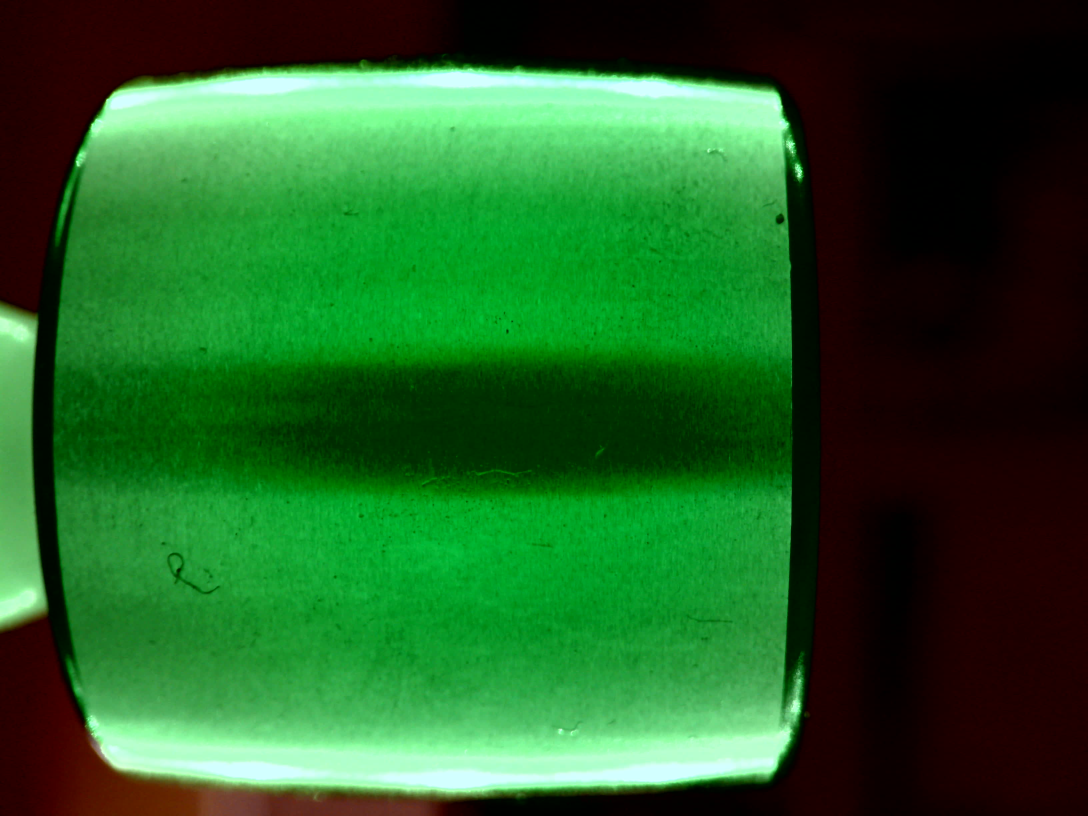
#> input picture cam/d01.jpg, 3264 x 2448 px, found by its file name (shown at 1/3 size)
$ jupyter execute --allow-errors interactive_scraches_cam.ipynb
#> lines starting #> are read from the running program, lines starting #| are printed output that depends on the picture; after the words box and inside, x2 and y2 are one past the last pixel; in counts of white or black regions, pixels touching at a corner belong together
### lib/image_lib.py
import sys
import os
import numpy as np
import matplotlib.pyplot as plt
from PIL import Image


def load_img(filename, size=(512, 512), color=False, array=True):

    """Load and return an image-object from the standard path."""
#> called with filename = 'd01.jpg', size = (400, 300), color = False, array = True
    path = os.getcwd()
    test_images_path = '/home/tintin/rongheng/cv/test_images/'
    os.chdir(test_images_path)
    try:
        img = Image.open(filename)
#> img is the input picture: PIL image 3264x2448 RGB; mean R, G, B 35.2, 95.7, 38.4
    except FileNotFoundError:
        print("Error: Image", filename ,"not found")
        sys.exit(1)
    # Back to original path
    os.chdir(path)

    height, width = size
    img.thumbnail((width, height))
#> img: PIL image 300x225 RGB

    if not color:
        # convert to grayscale
        img = img.convert('L')
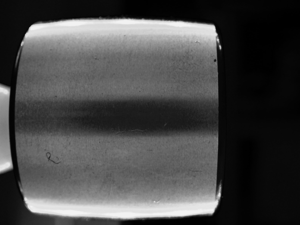
#> img: PIL image 300x225 L; min 0, max 243, mean 71.1

    if array:
        # return as np.array
        img_array = np.array(img)
        return img_array
    else:
        # return as Pillow.Image
        return img


# [47 lines left out: functions save_img, img_list, resize_img, show_hist, eq_hist, not called in this run]


def show_img(*images, size=(10, 10), color="", vmin=0, vmax=255):
    """Display one or multiple images given as an np.array."""
#> called with size = (10, 10), color = 'bw', vmin = 0, vmax = 255
    image = (i for i in images)
    rows = int(np.round(np.sqrt(len(images))))
    columns = int(np.ceil(np.sqrt(len(images))))

    fig, grid = plt.subplots(rows, columns, squeeze=False,figsize=size)
    frames = [frame for row in grid for frame in row]
    for frame in frames:
        frame.axis("off")
        try:
            if not color:
                if vmax == 255:
                    frame.imshow(next(image))
                else:
                    frame.imshow(next(image), vmin=vmin, vmax=vmax)
            elif color == "bw":
                frame.imshow(next(image), cmap="gray", vmin=vmin, vmax=vmax)
            else:
                frame.imshow(next(image), cmap=color, vmin=vmin, vmax=vmax)
        except StopIteration:
            break
    plt.show()


# [4 lines left out: function normalize, not called in this run]


# [9 lines that do not run on import are left out]

### notebooks/interactive_scraches_cam.ipynb
[cell 1]
from ipywidgets import interactive

from PIL import Image as im

import numpy as np
import matplotlib.pyplot as plt

from scipy import signal as sg
from scipy.ndimage import filters, measurements, morphology, gaussian_laplace

from skimage.morphology import skeletonize, remove_small_objects, convex_hull_image
from skimage.measure import label, regionprops
from skimage.transform import hough_line, hough_line_peaks, ProjectiveTransform, warp


import sys
sys.path.append("/home/tintin/rongheng/cv/")
from lib.image_lib import load_img, show_img, show_hist, resize_img, save_img, normalize
from lib.edge_lib import threshold, get_points, overlay_points

#from cam.rervision import Camera

# Input image

[cell 2]
filename = "d01.jpg"
img = load_img(filename, size=(400, 300))
show_img(img, color="bw")
height, width = img.shape
#> height = 225; width = 300
size= height*width
#> size = 67500
print(height, width)
#| 225 300

# Cropped Image

[cell 3]
markers = np.zeros_like(img)
markers[img > 255*0.05] = 1
markers[img > 255*0.6] = 0

erosion = morphology.binary_erosion(markers, iterations=10)
labled, _ = measurements.label(erosion)
bearing = remove_small_objects(labled, size*0.2)
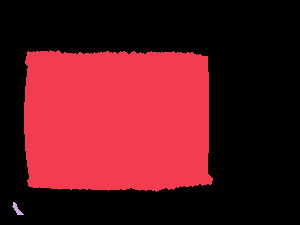
#> labled: shape (225, 300) int32; 3 distinct labels, from 0 to 2; one colour per label, 0 black

mask = convex_hull_image(bearing)
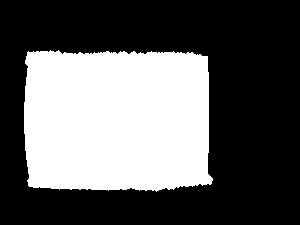
#> bearing: shape (225, 300) int32; values 0 (black) and 1 (white), 37% white; 1 white region, box (x1, y1, x2, y2) and area: (24, 50, 213, 192) 24943

show_img(markers, img+erosion*255, img+ bearing*255, img+mask*255)
#> call 2 of show_img, with size = (10, 10), color = '', vmin = 0, vmax = 255
#> in show_img (call 2), `plt.show()`:
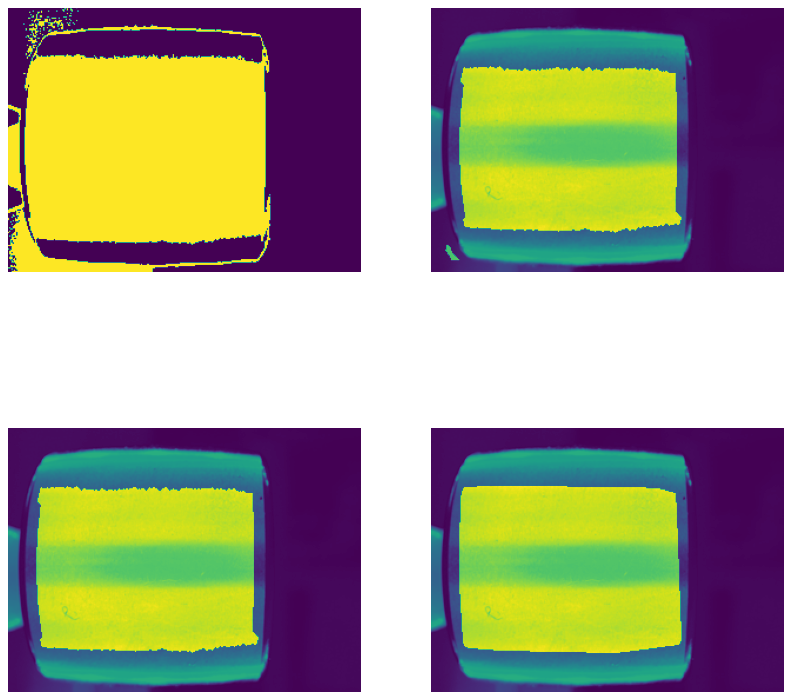
#> figure drawn by matplotlib, 4 panels
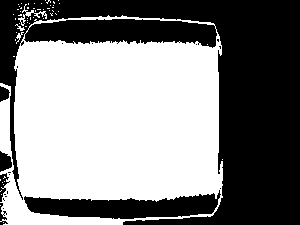
#> markers: shape (225, 300); values 0 (black) and 1 (white), 52.2% white; 20 black regions (14 under 20 px), largest, box (x1, y1, x2, y2) and area: (0, 0, 300, 225) 28380, (24, 190, 221, 219) 3377, (0, 151, 12, 172) 179, (0, 173, 10, 202) 126, (0, 86, 10, 102) 110, (0, 203, 8, 225) 76

[cell 4]
inside = morphology.binary_erosion(mask, iterations=4)
#> mask: shape (225, 300) bool; 38.2% white; 1 white region, box (x1, y1, x2, y2) and area: (24, 50, 213, 192) 25803
border = mask.astype(int) - inside.astype(int)

[cell 5]
h, theta, d = hough_line(border)
#> theta = 180 values from -1.57 to 1.55; d = 751 values from -375 to 375
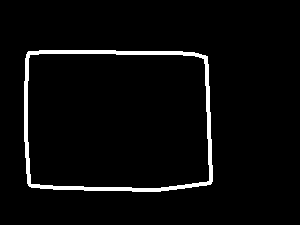
#> border: shape (225, 300) int64; values 0 (black) and 1 (white), 3.6% white; 1 white region, box (x1, y1, x2, y2) and area: (24, 50, 213, 192) 2458
hough_lines = zip(*hough_line_peaks(h, theta, d))
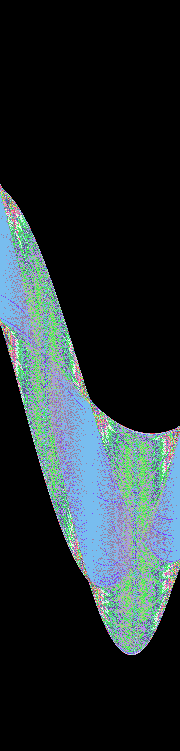
#> h: shape (751, 180) uint64; 138 distinct labels, from 0 to 178; one colour per label, 0 black

def line(agnle, dist):
    global width
    line_equation = lambda x: (dist - x * np.cos(angle))/np.sin(angle)
    p1, p2 = [(x, line_equation(x)) for x in np.linspace(0, width, 2)]

    return p1, p2

lines = []
for _, angle, dist in hough_lines:
    l = line(angle, dist)
    lines.append(l)

[cell 6]
fig, ax = plt.subplots()
ax.imshow(img, cmap="gray")

for p1, p2 in lines:
    x, y = zip(p1, p2)
    ax.plot(x, y, "-")

ax.set_xlim((0, width))
ax.set_ylim((height, 0))
plt.axis("off")
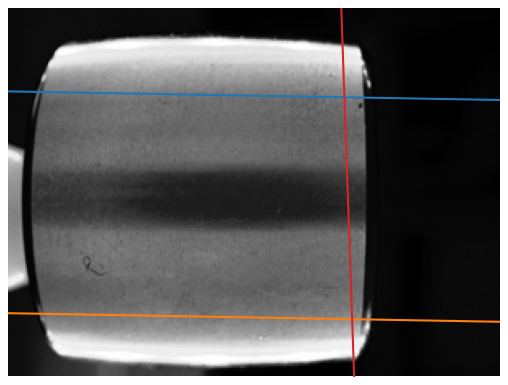
#> figure drawn by matplotlib, 1 panel

[cell 7]
def line(p1, p2):
    A = (p1[1] - p2[1])
    B = (p2[0] - p1[0])
    C = (p1[0]*p2[1] - p2[0]*p1[1])
    return A, B, -C

def intersect(L1, L2):
    D  = L1[0] * L2[1] - L1[1] * L2[0]
    Dx = L1[2] * L2[1] - L1[1] * L2[2]
    Dy = L1[0] * L2[2] - L1[2] * L2[0]
    if D != 0:
        x = Dx / D
        y = Dy / D
        if 0 < x <= width and 0 < y <= height:
            return x,y
    else:
        return False

[cell 8]
import itertools as it

lines_permut = list(it.combinations(lines,2))
intersections = []

for l1, l2 in lines_permut:
    L1 = line(*l1)
    L2 = line(*l2)
    r = intersect(L1, L2)
    if r:
        intersections.append(r)
#> after the loop, intersections = [(205, 54.59), (209.7, 189.7)]

fig, ax = plt.subplots()
ax.imshow(img, cmap="gray")

for i, intersection in enumerate(intersections):
    x, y = intersection
    ax.plot(x, y, "*")
    print("Corner", str(i)+":")
    print("x: {:.2f}    y: {:.02f}\n".format(x, y))

ax.set_title('Corners')
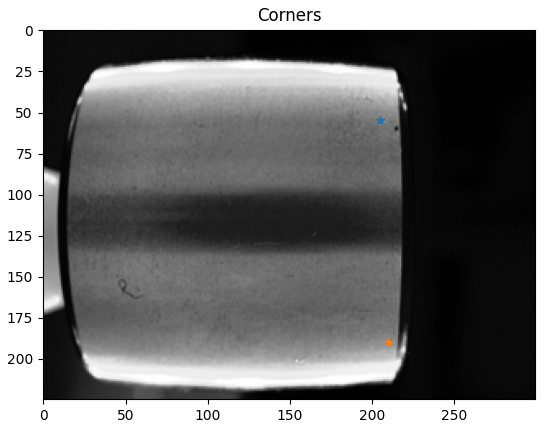
#> figure drawn by matplotlib, 1 panel
#> the sliders are set to method = sobel, sigma = 2.5, order = 1

#> (a cell that did not finish here is left out)

#> (a cell that did not finish here is left out)

# Sobel edge detection

[cell 11]
def sobel(img, sigma = 1):
    # Vertical Edges
    img_x = np.zeros(img.shape)
    filters.gaussian_filter(img, (sigma, sigma), (0, 1), img_x)

    # Horizontal Edges
    img_y = np.zeros(img.shape)
    filters.gaussian_filter(img, (sigma, sigma), (1, 0), img_y)

    # Magnitude
    magnitude = np.sqrt(img_x**2 + img_y**2)

    return magnitude

#> (a cell that did not finish here is left out)

[cell 13]
def derivative(img, sigma=0.5, order=1):
        vert_edges = np.zeros(img.shape)
        filters.gaussian_filter(img, (sigma, sigma), (0,order), vert_edges)

        horr_edges = np.zeros(img.shape)
        filters.gaussian_filter(img, (sigma, sigma), (order,0), horr_edges)

        magnitude = np.sqrt(vert_edges**2+horr_edges**2)

        return magnitude

[cell 14]
def detect_edges(method, sigma=0.2, order=1):
#> called with method = 'sobel', sigma = 2.5, order = 1
    if method == "sobel":
        response_img = sobel(img, sigma)
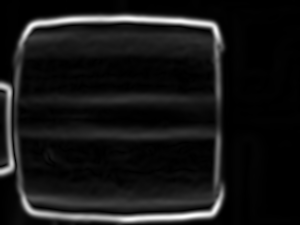
#> response_img: shape (225, 300) float64; min 9.16e-05, max 35.97, mean 3.2; drawn with min black and max white

    elif method == "laplace":
        response_img = laplace(img)

    elif method == "derivative":
        response_img = derivative(img, sigma, order)

    show_img(response_img)
#> the sliders are set to thresh = 0.5

    return response_img

interactive_edgedetect = interactive(detect_edges, method=["sobel", "laplace", "derivative"], sigma=(0,5,0.1), order=(0,2))
display(interactive_edgedetect)

### Threshold and binary

[cell 15]
def threshold_and_binary(thresh=0.40):
#> the sliders are set to connect = 1, iters = 3
    thresh_img = threshold(interactive_edgedetect.result, thresh, percent=True)
    binary_img = thresh_img.astype(bool)
    show_img(thresh_img, binary_img, size=(15,15))

    return binary_img

#> (the rest of this cell did not finish here and is left out)

# Connect neighboring regions
using first a morphological dialation to connect the neighboring regions and then skeletonizing the regions again to end up with the precise markings.

[cell 16]
def connect_neighboring_regions(connect=1, iters=1):
#> the sliders are set to mode = area, area = 50, eccentricity = 0.5

$ run again, with cam/c01.jpg copied over cam/d01.jpg
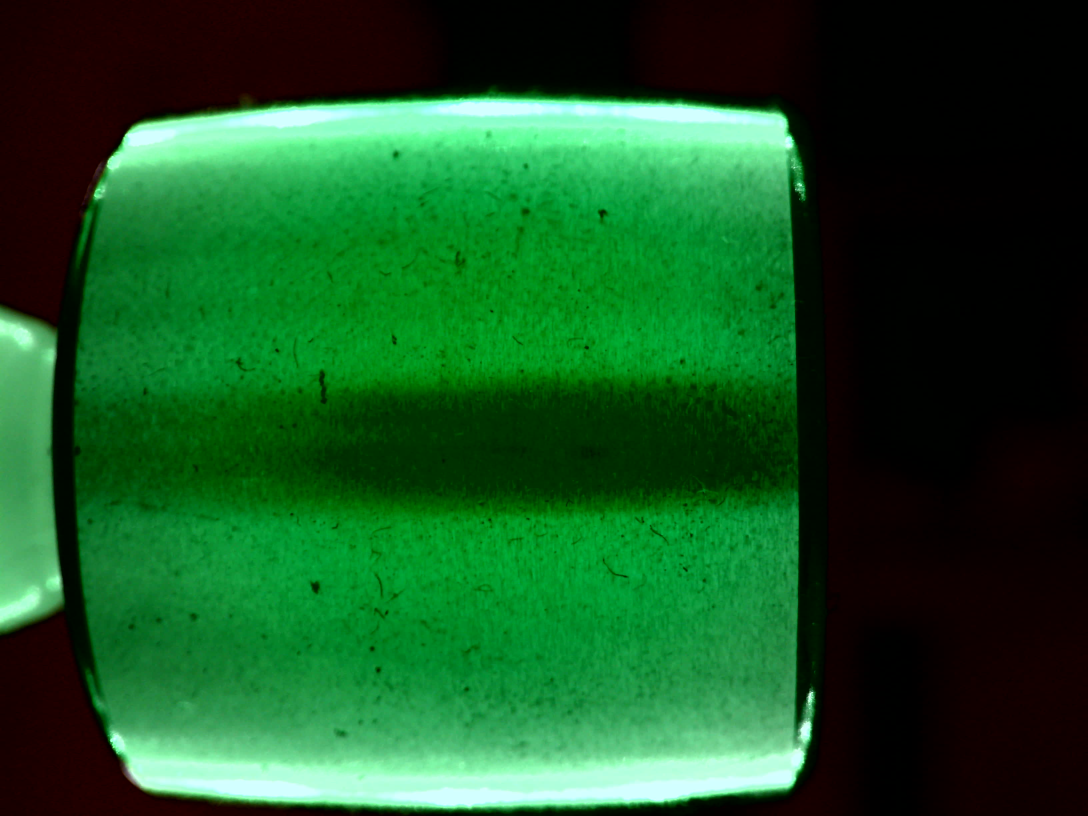
#> input picture cam/c01.jpg, 3264 x 2448 px, found by its file name (shown at 1/3 size)
#> in load_img, img is the input picture: PIL image 3264x2448 RGB; mean R, G, B 23.4, 85.6, 36.7
#| 225 300
#> `bearing = remove_small_objects(labled, size*0.2)`:
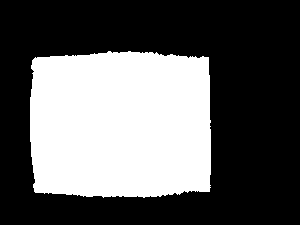
#> labled: shape (225, 300) int32; values 0 (black) and 1 (white), 37.1% white; 1 white region, box (x1, y1, x2, y2) and area: (30, 51, 211, 198) 25061
#> markers: shape (225, 300); values 0 (black) and 1 (white), 49.9% white; 7 white regions (5 under 20 px), largest, box (x1, y1, x2, y2) and area: (20, 23, 226, 225) 32581, (0, 84, 18, 175) 1090
#> mask: shape (225, 300) bool; 38% white; 1 white region, box (x1, y1, x2, y2) and area: (30, 51, 211, 198) 25619
#> border: shape (225, 300) int64; values 0 (black) and 1 (white), 3.6% white; 1 white region, box (x1, y1, x2, y2) and area: (30, 51, 211, 198) 2429
#> h: shape (751, 180) uint64; 127 distinct labels, from 0 to 135
#> in detect_edges, `response_img = sobel(img, sigma)`:
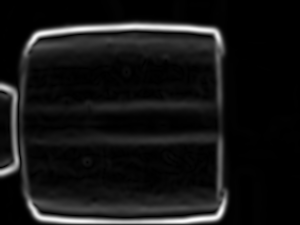
#> response_img: shape (225, 300) float64; min 0, max 36.4, mean 3; drawn with min black and max white

$ run again, with cam/c010.jpg copied over cam/d01.jpg
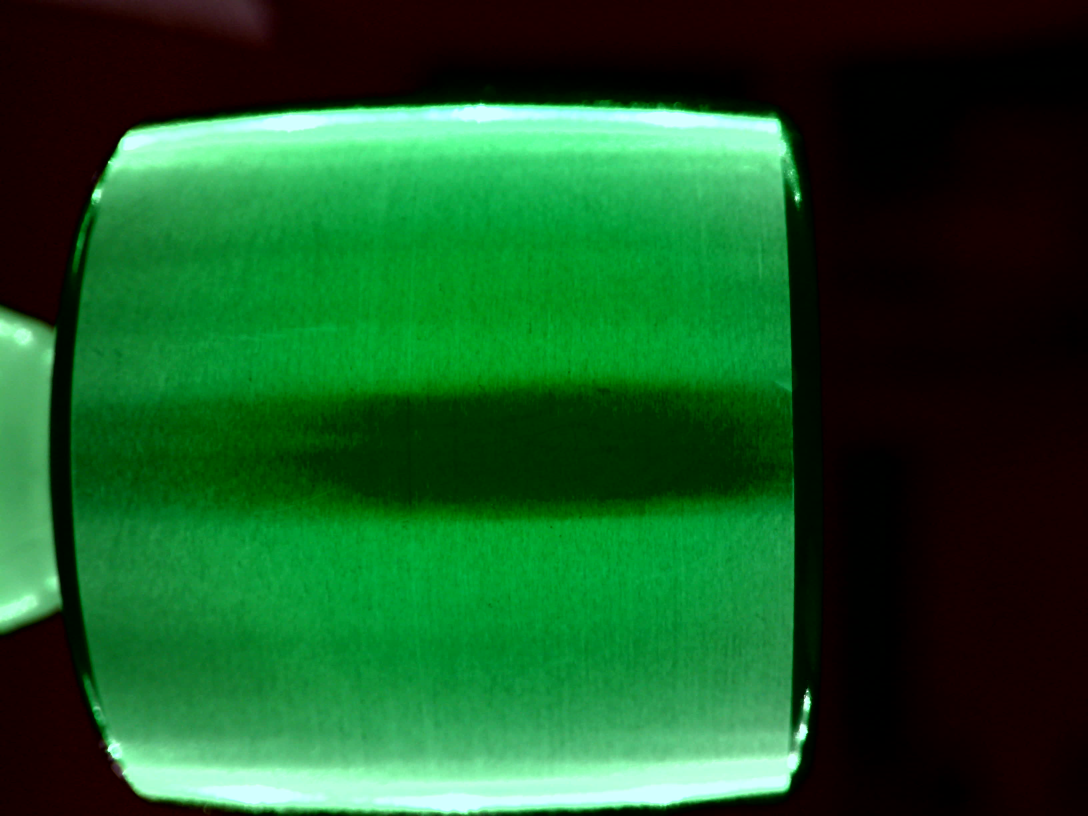
#> input picture cam/c010.jpg, 3264 x 2448 px, found by its file name (shown at 1/3 size)
#> in load_img, img is the input picture: PIL image 3264x2448 RGB; mean R, G, B 25.4, 87.6, 38.7
#| 225 300
#> labled: shape (225, 300) int32; values 0 (black) and 1 (white), 37.1% white; 1 white region, box (x1, y1, x2, y2) and area: (29, 54, 210, 200) 25034
#> markers: shape (225, 300); values 0 (black) and 1 (white), 50.2% white; 10 black regions (7 under 20 px), largest, box (x1, y1, x2, y2) and area: (0, 0, 300, 225) 33325, (0, 154, 16, 172) 179, (0, 88, 14, 102) 110
#> mask: shape (225, 300) bool; 37.9% white; 1 white region, box (x1, y1, x2, y2) and area: (29, 54, 210, 200) 25561
#> border: shape (225, 300) int64; values 0 (black) and 1 (white), 3.6% white; 1 white region, box (x1, y1, x2, y2) and area: (29, 54, 210, 200) 2416
#> h: shape (751, 180) uint64; 126 distinct labels, from 0 to 152
#> in detect_edges, `response_img = sobel(img, sigma)`:
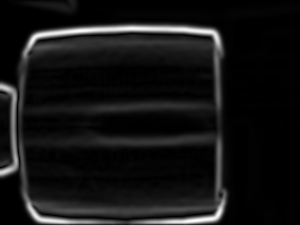
#> response_img: shape (225, 300) float64; min 0.000141, max 36.24, mean 2.9; drawn with min black and max white
